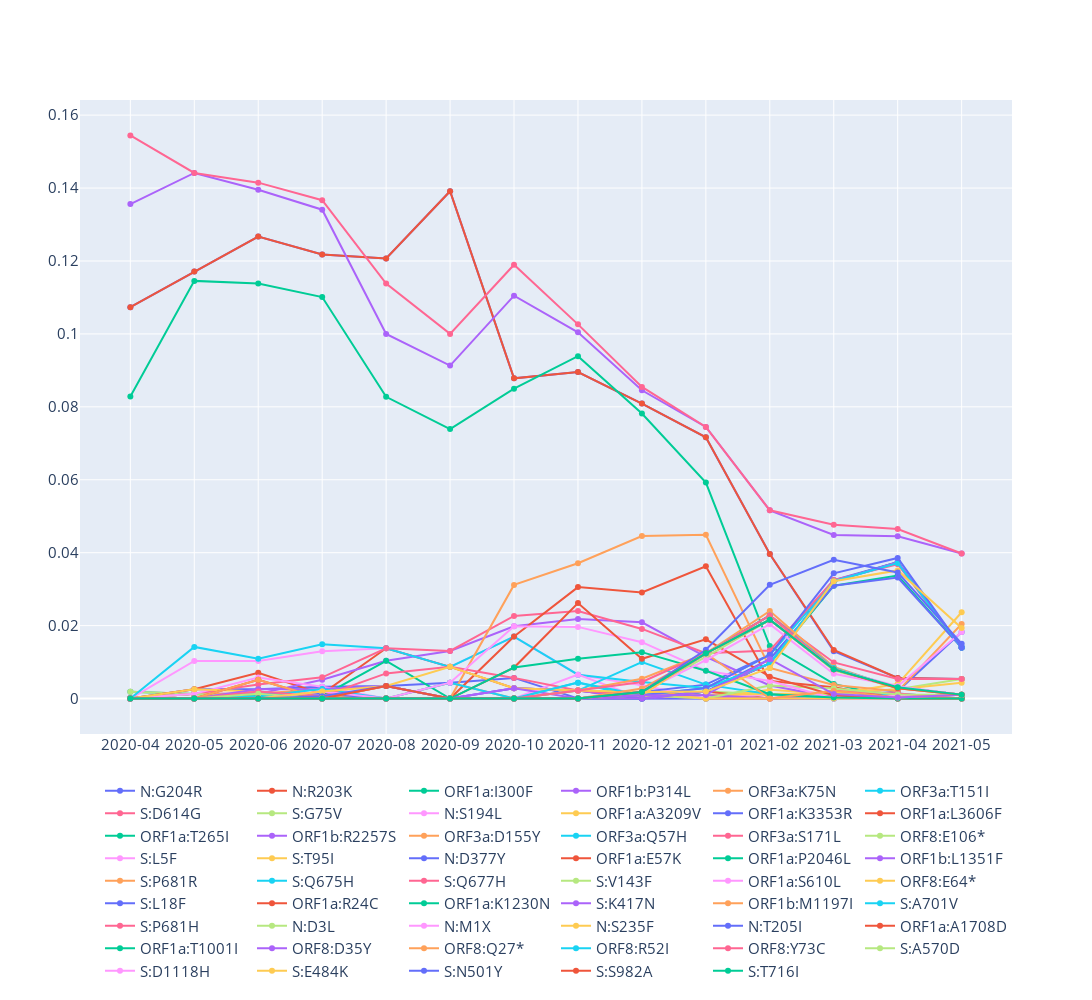

The notebook cell this image was saved under:
### Code cell
import plotly.graph_objects as go

fig = go.Figure()
for mutation in mutation_freq_arr:
    # plt.plot(month_arr, mutation_freq_arr[mutation], label=mutation)
    fig.add_trace(
        go.Scatter(
            x=month_arr,
            y=mutation_freq_arr[mutation],
            name=mutation
        ))
fig.update_xaxes(type='category')

fig.update_layout(
    autosize=False,
    width=1400,
    height=1000,)
fig.update_layout(legend=dict(
    orientation="h",
    yanchor="bottom",
    y=-0.4,
    xanchor="right",
    x=1
))

fig.update_layout(font=dict(size=15))
fig.show()
